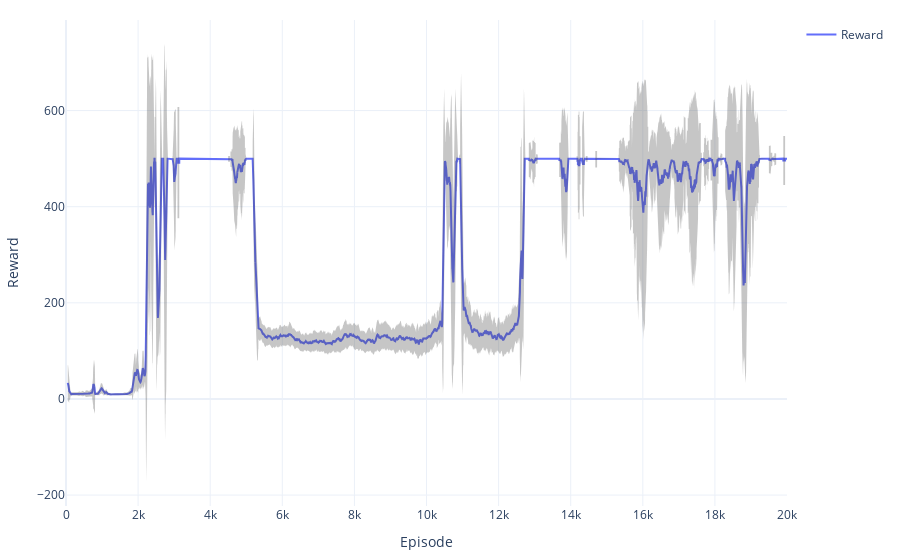

Source (notebook cell):
### Code cell
# Make pd
data_pd = pd.DataFrame({"r":rewards})

# Compute confidence intervals 
data_pd = (data_pd
    .assign(roll_avg_r=lambda x: x.r.rolling(50).mean())
    .assign(roll_std_r=lambda x: x.r.rolling(50).std())
    .assign(upper_r=lambda x: x.roll_avg_r + 1.96 * x.roll_std_r)
    .assign(lower_r=lambda x: x.roll_avg_r - 1.96 * x.roll_std_r)
)
data_pd.to_csv("data/vanilla.csv")


# Plot
fig = go.Figure()

# Add traces
fig.add_trace(
    go.Scatter(x=data_pd.index, y=data_pd.roll_avg_r, mode="lines", name="Reward")
)

fig.add_trace(
    go.Scatter(x=data_pd.index, 
               y=data_pd.upper_r,
               marker=dict(color="#444"),
               line=dict(width=0),
               mode="lines", 
               name="Roll. Avg. Reward",
               showlegend=False)
)

fig.add_trace(
    go.Scatter(x=data_pd.index, 
               y=data_pd.lower_r,
               fillcolor='rgba(68, 68, 68, 0.3)',
               marker=dict(color="#444"),
               line=dict(width=0),
               fill='tonexty',
               mode="lines", 
               name="Roll. Avg. Reward",
               showlegend=False)
)


# Update fig optiosn
fig.update_layout(
    template="plotly_white",
    margin=dict(l=20, r=20, t=20, b=20),
    xaxis_title="Episode",
    yaxis_title="Reward"
)

fig.show()

### Figure 1 — Plotly figure (JSON) as saved in the notebook; plotly's stock layout.template omitted (floating-point values rounded to 4 significant figures; data arrays with more than 128 entries replaced by an {"elided": "..."} marker saying what was removed)
{"data": [{"mode": "lines", "name": "Reward", "type": "scatter", "x": {"elided": "20000 int values"}, "y": {"elided": "20000 float values"}}, {"line": {"width": 0}, "marker": {"color": "#444"}, "mode": "lines", "name": "Roll. Avg. Reward", "showlegend": false, "type": "scatter", "x": {"elided": "20000 int values"}, "y": {"elided": "20000 float values"}}, {"fill": "tonexty", "fillcolor": "rgba(68, 68, 68, 0.3)", "line": {"width": 0}, "marker": {"color": "#444"}, "mode": "lines", "name": "Roll. Avg. Reward", "showlegend": false, "type": "scatter", "x": {"elided": "20000 int values"}, "y": {"elided": "20000 float values"}}], "layout": {"margin": {"b": 20, "l": 20, "r": 20, "t": 20}, "xaxis": {"title": {"text": "Episode"}}, "yaxis": {"title": {"text": "Reward"}}}}
